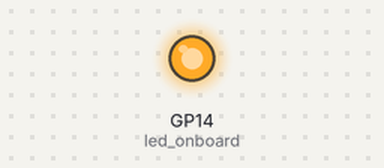
Bench run of a program on a simulated Raspberry Pi Pico running MicroPython. Parts: output pins drawn as LEDs (lit = HIGH).

Above: at 1.0 s.
At 5.5 s:
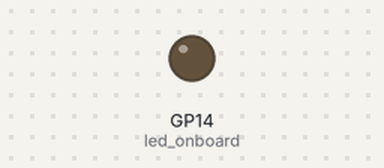
Timing chart, 0 to 6.9 s (numbered marks = the images above):
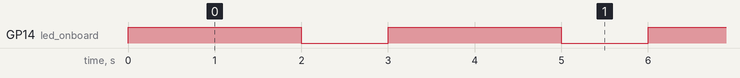

The program:

blink_delay.py
```python
# 引入 MicroPython 的 Pin 類別，用於控制 GPIO 腳位
from machine import Pin

# 引入 utime 模組，用於時間延遲和計時
import utime

# 建立一個 Pin 物件，控制板上內建的 LED
# led = Pin(25, Pin.OUT)  # 這行已註解，可能是控制內建 LED 的腳位

# 建立一個 Pin 物件，控制 14 號腳位上的 LED
led_onboard = Pin(14, Pin.OUT)  # 設定 14 號腳位為輸出模式

# 無窮迴圈，持續執行開關 LED 的操作
while True:
    # 打開 LED
    led_onboard.on()  # 設定 LED 腳位為高電位，打開 LED
    utime.sleep(2)  # 等待 2 秒

    # 關閉 LED
    led_onboard.off()  # 設定 LED 腳位為低電位，關閉 LED
    utime.sleep(1)  # 等待 1 秒

    # 此處的註解說明另一種方法：開關切換
    # led_onboard.toggle()  # 切換 LED 的狀態，打開或關閉
    # 此行被註解掉，取而代之的是分別使用 `led_onboard.on()` 和 `led_onboard.off()`
```

Measured:
- by itself, GP14 (led_onboard): alternates HIGH for 2.0 s and LOW for 1.0 s
